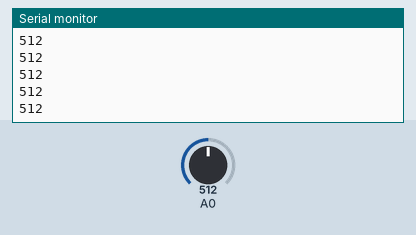
Simulated run of this sketch. Board: Arduino Uno, built with avr-gcc and run on an emulated ATmega328P. On the bench: the last lines printed to the serial monitor. Inputs (shaded band) come from the test bench; at power-on: A0 = 512.

Above: at 1.2 s.
1.3 s: A0 set to 716
At 1.56 s:
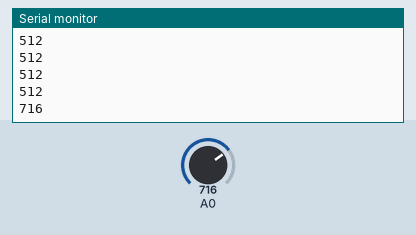
2.8 s: A0 set to 900
At 2.96 s:
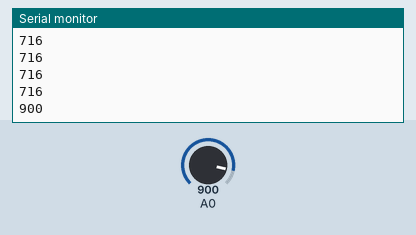
Timing chart, 0 to 5.8 s (numbered marks = the images above; inputs shaded):
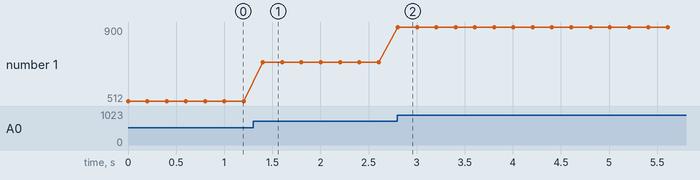

The sketch:

SYOUDO_LEVEL.ino
```cpp
int get_a0 = 0;
void setup(){
  Serial.begin(9600);
}

void loop()
{
  get_a0 = analogRead(0);
  Serial.println(get_a0);
  delay(200);
}
```

Measured:
- after the input at 1.3 s, the serial monitor: prints a new line after 0.10 s (image 1)
- after the input at 2.8 s, the serial monitor: prints a new line at once (image 2)
- plotted number 1: 512 → 716 after the input at 1.3 s, 716 → 900 after the input at 2.8 s
